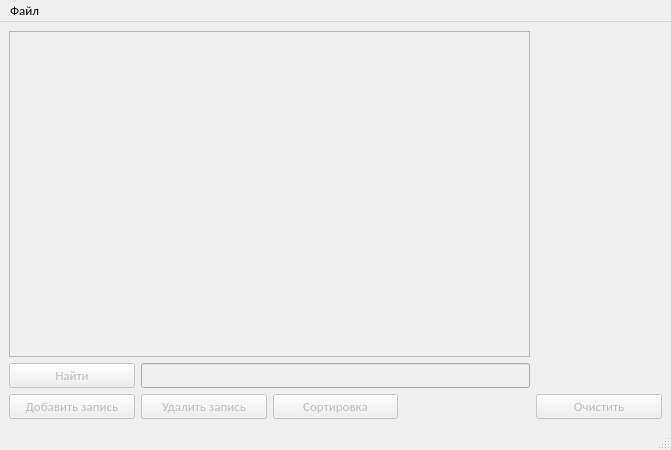
<?xml version="1.0" encoding="UTF-8"?>
<ui version="4.0">
 <class>DataBase</class>
 <widget class="QMainWindow" name="DataBase">
  <property name="geometry">
   <rect>
    <x>0</x>
    <y>0</y>
    <width>671</width>
    <height>450</height>
   </rect>
  </property>
  <property name="windowTitle">
   <string>DataBase</string>
  </property>
  <widget class="QWidget" name="centralwidget">
   <layout class="QGridLayout" name="gridLayout">
    <item row="2" column="3">
     <spacer name="horizontalSpacer">
      <property name="orientation">
       <enum>Qt::Horizontal</enum>
      </property>
      <property name="sizeType">
       <enum>QSizePolicy::Preferred</enum>
      </property>
      <property name="sizeHint" stdset="0">
       <size>
        <width>40</width>
        <height>20</height>
       </size>
      </property>
     </spacer>
    </item>
    <item row="2" column="4">
     <widget class="QPushButton" name="clear">
      <property name="enabled">
       <bool>false</bool>
      </property>
      <property name="sizePolicy">
       <sizepolicy hsizetype="Preferred" vsizetype="Fixed">
        <horstretch>0</horstretch>
        <verstretch>0</verstretch>
       </sizepolicy>
      </property>
      <property name="font">
       <font>
        <family>Calibri</family>
        <pointsize>10</pointsize>
       </font>
      </property>
      <property name="text">
       <string>Очистить</string>
      </property>
     </widget>
    </item>
    <item row="2" column="1">
     <widget class="QPushButton" name="removerow">
      <property name="enabled">
       <bool>false</bool>
      </property>
      <property name="sizePolicy">
       <sizepolicy hsizetype="Preferred" vsizetype="Fixed">
        <horstretch>0</horstretch>
        <verstretch>0</verstretch>
       </sizepolicy>
      </property>
      <property name="font">
       <font>
        <family>Calibri</family>
        <pointsize>10</pointsize>
       </font>
      </property>
      <property name="text">
       <string>Удалить запись</string>
      </property>
     </widget>
    </item>
    <item row="2" column="2">
     <widget class="QPushButton" name="sort">
      <property name="enabled">
       <bool>false</bool>
      </property>
      <property name="sizePolicy">
       <sizepolicy hsizetype="Preferred" vsizetype="Fixed">
        <horstretch>0</horstretch>
        <verstretch>0</verstretch>
       </sizepolicy>
      </property>
      <property name="font">
       <font>
        <family>Calibri</family>
        <pointsize>10</pointsize>
       </font>
      </property>
      <property name="text">
       <string>Сортировка</string>
      </property>
     </widget>
    </item>
    <item row="2" column="0">
     <widget class="QPushButton" name="addrow">
      <property name="enabled">
       <bool>false</bool>
      </property>
      <property name="sizePolicy">
       <sizepolicy hsizetype="Preferred" vsizetype="Fixed">
        <horstretch>0</horstretch>
        <verstretch>0</verstretch>
       </sizepolicy>
      </property>
      <property name="font">
       <font>
        <family>Calibri</family>
        <pointsize>10</pointsize>
       </font>
      </property>
      <property name="text">
       <string>Добавить запись</string>
      </property>
     </widget>
    </item>
    <item row="1" column="0">
     <widget class="QPushButton" name="search">
      <property name="enabled">
       <bool>false</bool>
      </property>
      <property name="font">
       <font>
        <family>Calibri</family>
        <pointsize>10</pointsize>
       </font>
      </property>
      <property name="text">
       <string>Найти</string>
      </property>
     </widget>
    </item>
    <item row="1" column="1" colspan="3">
     <widget class="QLineEdit" name="lineEdit">
      <property name="enabled">
       <bool>false</bool>
      </property>
      <property name="font">
       <font>
        <family>Calibri</family>
        <pointsize>10</pointsize>
       </font>
      </property>
     </widget>
    </item>
    <item row="0" column="0" colspan="4">
     <widget class="QTableWidget" name="tableWidget">
      <property name="enabled">
       <bool>false</bool>
      </property>
      <property name="editTriggers">
       <set>QAbstractItemView::NoEditTriggers</set>
      </property>
     </widget>
    </item>
   </layout>
  </widget>
  <widget class="QMenuBar" name="menubar">
   <property name="geometry">
    <rect>
     <x>0</x>
     <y>0</y>
     <width>671</width>
     <height>21</height>
    </rect>
   </property>
   <property name="font">
    <font>
     <family>Calibri</family>
     <pointsize>10</pointsize>
    </font>
   </property>
   <widget class="QMenu" name="menu">
    <property name="font">
     <font>
      <family>Calibri</family>
      <pointsize>10</pointsize>
     </font>
    </property>
    <property name="title">
     <string>Файл</string>
    </property>
    <addaction name="newbd"/>
    <addaction name="openbd"/>
    <addaction name="savebd"/>
    <addaction name="separator"/>
    <addaction name="exit"/>
   </widget>
   <addaction name="menu"/>
  </widget>
  <widget class="QStatusBar" name="statusbar"/>
  <action name="newbd">
   <property name="text">
    <string>Создать новую базу данных</string>
   </property>
   <property name="font">
    <font>
     <family>Calibri</family>
     <pointsize>10</pointsize>
    </font>
   </property>
  </action>
  <action name="openbd">
   <property name="text">
    <string>Открыть базу данных</string>
   </property>
   <property name="font">
    <font>
     <family>Calibri</family>
     <pointsize>10</pointsize>
    </font>
   </property>
  </action>
  <action name="savebd">
   <property name="text">
    <string>Сохранить базу данных</string>
   </property>
   <property name="font">
    <font>
     <family>Calibri</family>
     <pointsize>10</pointsize>
    </font>
   </property>
  </action>
  <action name="exit">
   <property name="text">
    <string>Выйти</string>
   </property>
   <property name="toolTip">
    <string>Выйти</string>
   </property>
   <property name="font">
    <font>
     <family>Calibri</family>
     <pointsize>10</pointsize>
    </font>
   </property>
  </action>
 </widget>
 <resources/>
 <connections/>
</ui>
